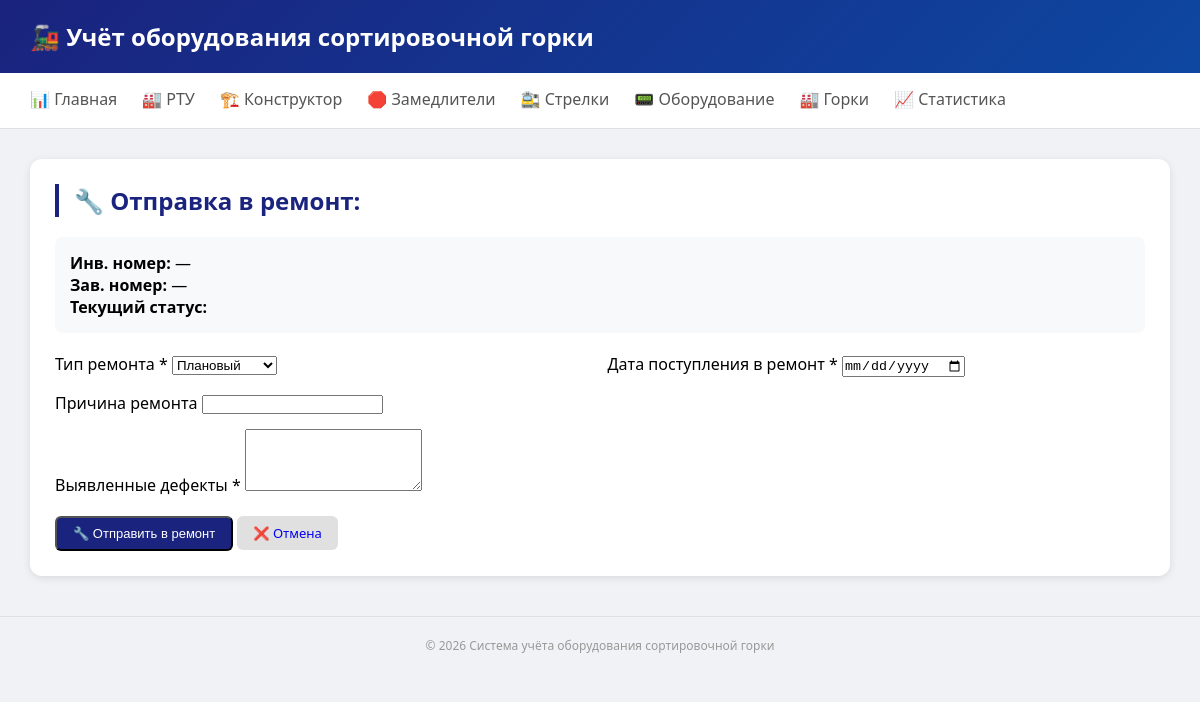
The app's page /rtu/device/17/repair, older data.
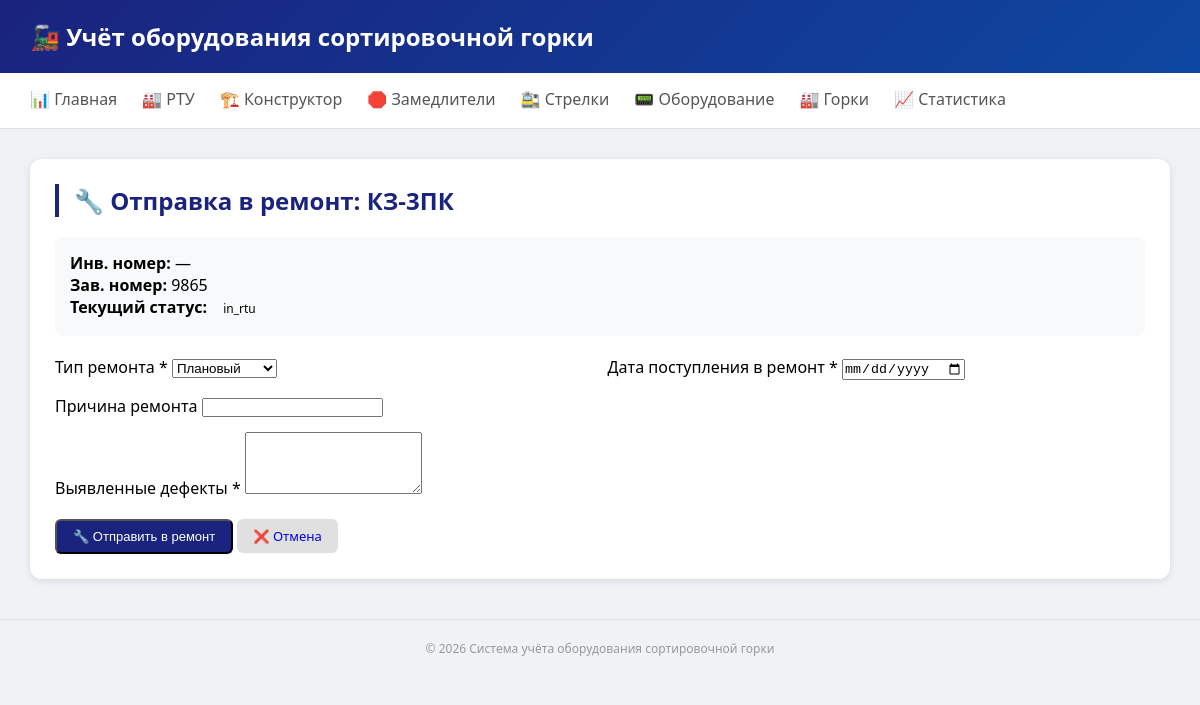
The same page, newer data.
### tables this page shows
CREATE TABLE devices (
        id INTEGER PRIMARY KEY AUTOINCREMENT,
        equipment_type_id INTEGER NOT NULL,
        park_id INTEGER,
        track_section_id INTEGER,
        brake_position_id INTEGER,
        
        model TEXT,
        inv_number TEXT UNIQUE,
        serial_number TEXT,
        
        location_detail TEXT,
        mount_date DATE,
        
        params TEXT,
        
        manufacture_date DATE,
        install_date DATE,
        last_check_date DATE,
        
        status TEXT DEFAULT 'active',
        notes TEXT, rtu_batch_id INTEGER, manufacturer TEXT, passport_data TEXT, height_mm INTEGER, network_number TEXT, be TEXT DEFAULT "5067", os6_name TEXT, os6_install_year INTEGER, os6_last_repair INTEGER, os6_last_modernization INTEGER,
        
        FOREIGN KEY (equipment_type_id) REFERENCES equipment_types(id),
        FOREIGN KEY (park_id) REFERENCES parks(id),
        FOREIGN KEY (track_section_id) REFERENCES track_sections(id),
        FOREIGN KEY (brake_position_id) REFERENCES brake_positions(id)
    );

### routers/rtu.py (the view)
@router.get("/device/{device_id}/repair", response_class=HTMLResponse)
async def repair_form(request: Request, device_id: int):
    conn = get_db()
    cursor = conn.cursor()
    cursor.execute("""
        SELECT d.*, et.name as type_name
        FROM devices d
        JOIN equipment_types et ON d.equipment_type_id = et.id
        WHERE d.id = ?
    """, (device_id,))
    device = cursor.fetchone()
    conn.close()
    return templates.TemplateResponse("rtu_repair.html", {
        "request": request,
        "device": device
    })

### templates/rtu_repair.html (shortened to what this page needs)
{% extends "base.html" %}
{% block content %}
<div class="card">
    <h2>🔧 Отправка в ремонт: {{ device.model }}</h2>
    <div style="padding: 15px; background: #f8f9fa; border-radius: 8px; margin-bottom: 20px;">
        <div><strong>Инв. номер:</strong> {{ device.inv_number or '—' }}</div>
        <div><strong>Зав. номер:</strong> {{ device.serial_number or '—' }}</div>
        <div><strong>Текущий статус:</strong>
            <span class="badge badge-{{ device.status }}">{{ device.status }}</span>
        </div>
    </div>
    <form method="POST" action="/rtu/device/{{ device.id }}/repair">
        <div style="display: grid; grid-template-columns: repeat(2, 1fr); gap: 15px;">
            <div>
                <label>Тип ремонта *</label>
                <select name="repair_type" class="form-control" required>
                    <option value="planned">Плановый</option>
                </select>
            </div>
            <div>
                <label>Дата поступления в ремонт *</label>
                <input type="date" name="received_date" class="form-control" required>
            </div>
            <div style="grid-column: span 2;">
                <label>Причина ремонта</label>
                <input type="text" name="reason" class="form-control">
            </div>
            <div style="grid-column: span 2;">
                <label>Выявленные дефекты *</label>
                <textarea name="defects" rows="4" class="form-control" required></textarea>
            </div>
        </div>
        <div style="margin-top: 20px;">
            <button type="submit" class="btn btn-primary">🔧 Отправить в ремонт</button>
            <a href="/rtu" class="btn" style="background:#e0e0e0;">❌ Отмена</a>
        </div>
    </form>
</div>
{% endblock %}

Row changes from the older to the newer data that the page shows:
added devices: model "КЗ-3ПК", serial_number "9865", status "in_rtu"
Text that changed along with them:
{{ device.serial_number or '—' }}: "—" → (not shown)
